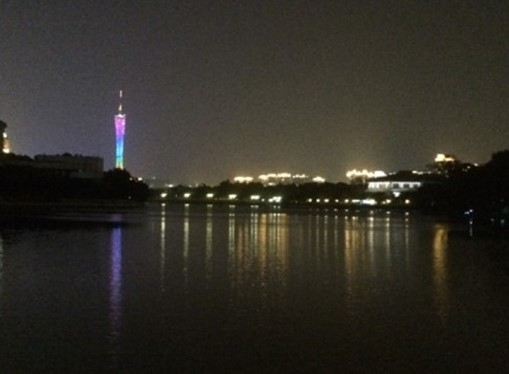
%> input picture Digital Image Processing/FFT/pic1.jpg, 509 x 374 px
$ octave test.m   (GNU Octave 9; MATLAB toolbox functions it lacks are replaced by stand-ins)
%> lines starting %> are read from the running program, lines starting %| are printed output that depends on the picture
I=imread('E:/pic1.jpg');%读入图像
%> I is the input picture: size 374x509x3 uint8; mean R, G, B 49.6, 46.6, 39
J=rgb2gray(I);%将图像转换为灰度图
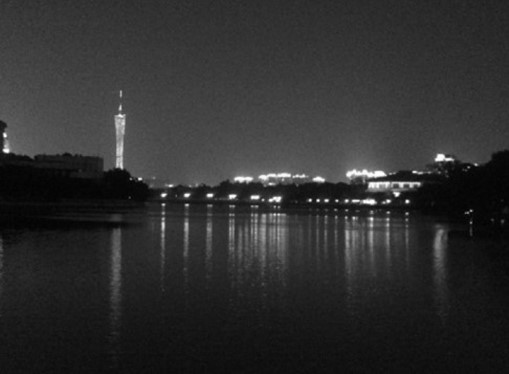
%> J: size 374x509 uint8; min 0, max 254, mean 46.6
K=fft2(J);%对图像进行二维快速傅里叶变换
K=fftshift(K);%将频谱转移到中心，其实就是在傅里叶变换时乘以了某个因子
L=abs(K/256);%取模
%显示图片
figure;
subplot(141);
imshow(I);title('原图像')
subplot(142);
imshow(J);title('被转换为灰度图后')
subplot(143);
imshow(uint8(L));title('二维傅里叶变换后的频谱图')
%> after `imshow(uint8(L))`:
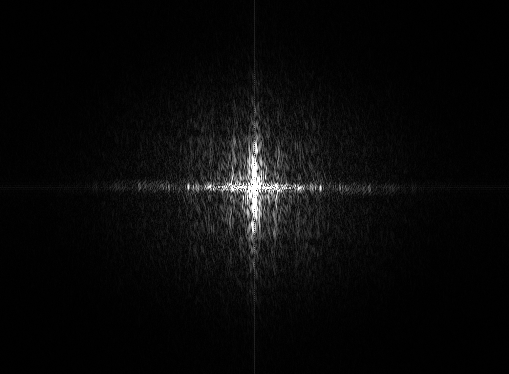
%> displayed picture: size 374x509, on the screen's scale of 0 to 255; min 0, max 255, mean 9.1
subplot(144);
imshow(uint8(K));title('二维傅里叶变换后的图像')
%> (this line was passed over: imshow is not available in this run)
